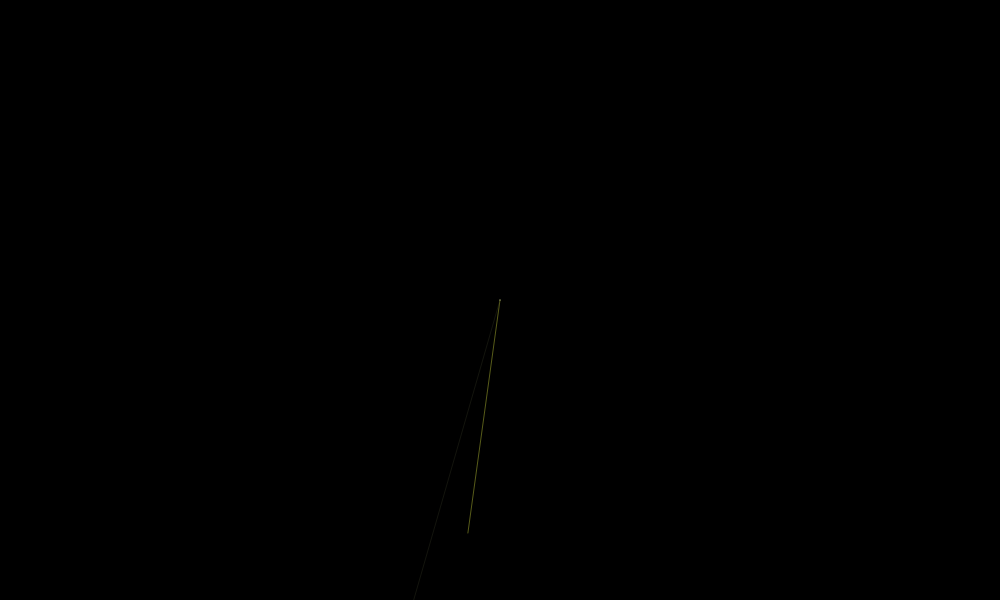
Frame 1 (no input)
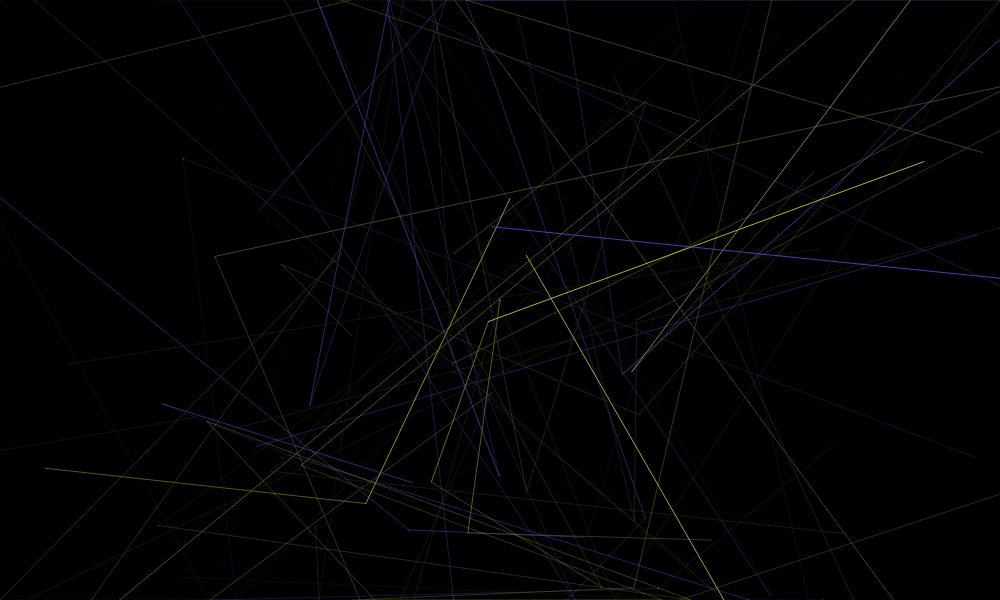
Frame 60 (no input)
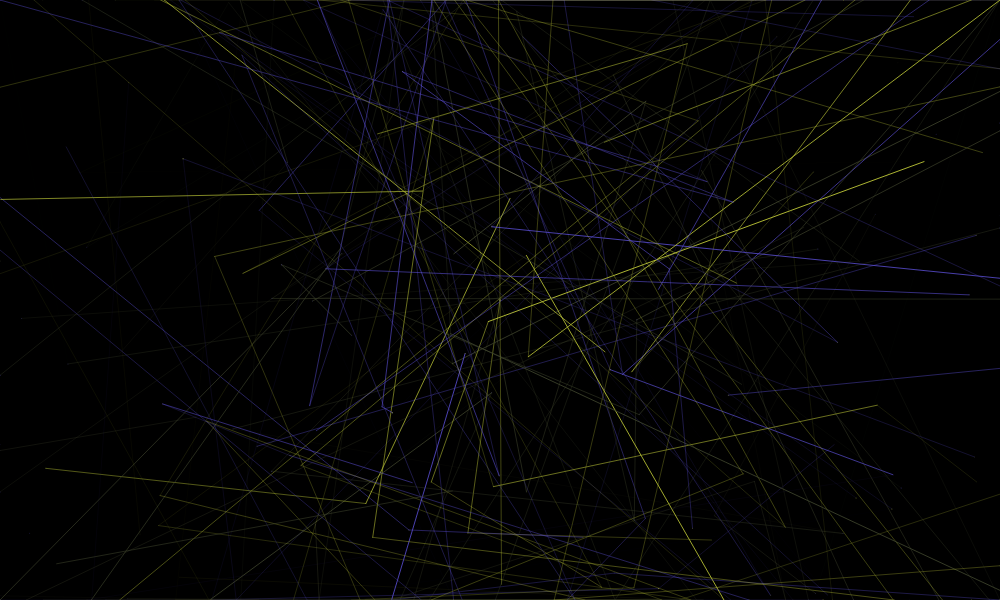
Frame 120 (the mouse pressed at the canvas centre since frame 60)

The p5.js sketch that drew these frames (run headless with seeded random() and noise() and a simulated clock; from frame 60 on, the mouse is pressed at the canvas centre):

// p5.js sketch
// ── sketch.js
// sketch.js - purpose and description here
// Author: Hitesh Ahuja, Johnny Wong
// Date: 1-28-23

let x, y;

function setup() {
  createCanvas(1000, 600);
  background(0);
  stroke(255);
  xc = -600;
  yc = 600;
  tf = false;
  x = width / 2;
  y = height / 2;
  xx = width / 2;
  yy = height / 2;
  xxx = width / 2;
  yyy = height / 2;
  red = random(0,255);
  green = random(0,255);
  blue = random(0,255);
  transparency = 15;
  xxred = random(0,255);
  xxgreen = random(0,255);
  xxblue = random(0,255);
  xxtransparency = 15;
  xxxred = random(0,255);
  xxxgreen = random(0,255);
  xxxblue = random(0,255);
  xxxtransparency = 15;
}

function draw() {
  num = 0
  let time_ct = frameCount/60;
    point(x, y);
    xOld = x;
    yOld = y;
    x = width / 2 + random(xc, yc);
    y = height / 2 + random(xc, yc);
    x = constrain(x, 0, width);
    y = constrain(y, 0, height);
    let distance = dist(500,300, x,y);
    let transparency = map(distance, 0, 450, 255, 0);
    // Draw a line from the last point to the current point
    if(time_ct % 5 == 0){
      red = random(0,255);
      green = random(0,255);
      blue = random(0,255);
      if (xc == -100 && yc == 100){
        tf = true;
      }
      if (tf == false){
        xc += 100;
        yc -= 100;
      }
      else{
        xc -= 100;
        yc += 100;
      }
    }
    stroke(red, blue, green, transparency);
    line(xOld, yOld, x, y);
    
    point(xx, yy);
    xxOld = xx;
    yyOld = yy;
    xx = width / 2 + random(xc, yc);
    yy = height / 2 + random(xc, yc);
    xx = constrain(xx, 0, width);
    yy = constrain(yy, 0, height);
    let xxdistance = dist(500,300, xx,yy);
    let xxtransparency = map(xxdistance, 0, 450, 255, 0);
    // Draw a line from the last point to the current point
    if(time_ct % 5 == 0){
      xxred = random(0,255);
      xxgreen = random(0,255);
      xxblue = random(0,255);
      
    }
    stroke(xxred, xxblue, xxgreen, xxtransparency);
    line(xxOld, yyOld, xx, yy);

    point(xxx, yyy);
    xxxOld = xxx;
    yyyOld = yyy;
    xxx = width / 2 + random(xc, yc);
    yyy = height / 2 + random(xc, yc);
    xxx = constrain(xxx, 0, width);
    yyy = constrain(yyy, 0, height);
    let xxxdistance = dist(500,300, xxx,yyy);
    let xxxtransparency = map(xxxdistance, 0, 450, 255, 0);
    // Draw a line from the last point to the current point
    if(time_ct % 5 == 0){
      xxxred = random(0,255);
      xxxgreen = random(0,255);
      xxxblue = random(0,255);
      
    }
    stroke(xxxred, xxxblue, xxxgreen, xxxtransparency);
    line(xxxOld, yyyOld, xxx, yyy);
}
